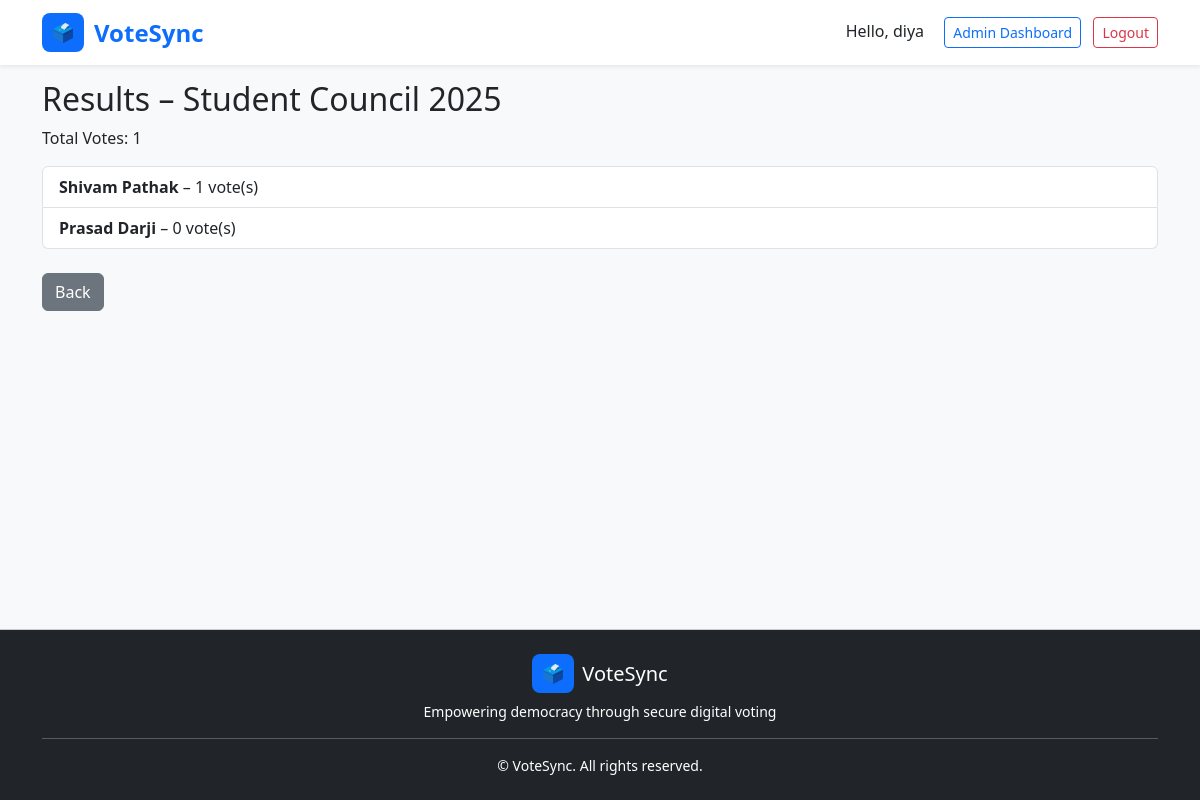
/guest/results/2/ (signed in), run on the app's committed database.
### core/models.py (models this page shows, shortened)
class Election(models.Model):
    name = models.CharField(max_length=255)
    description = models.TextField()
    start_time = models.DateTimeField()
    end_time = models.DateTimeField()
    status = models.BooleanField(default=False)

class Candidate(models.Model):
    election = models.ForeignKey(Election, on_delete=models.CASCADE, related_name='candidates')
    name = models.CharField(max_length=255)

### core/views.py (the view)
# urls.py: path('guest/results/<int:election_id>/', views.auditor_results, name='guest_results'),
@never_cache
def auditor_results(request, election_id):
    election = get_object_or_404(Election, id=election_id)
    candidates = Candidate.objects.filter(election=election).annotate(vote_count=Count('vote'))
    total_votes = sum(c.vote_count for c in candidates)
    return render(request, 'auditor/results.html', {
        'election': election,
        'candidates': candidates,
        'total_votes': total_votes
    })

### core/templates/auditor/results.html
{% extends 'base.html' %} {% block content %}
<h2>Results – {{ election.name }}</h2>
<p>Total Votes: {{ total_votes }}</p>
{% if total_votes == 0 %}
<p class="text-muted">No votes yet.</p>
{% else %}
<ul class="list-group mt-3">
  {% for candidate in candidates %}
  <li class="list-group-item">
    <strong>{{ candidate.name }}</strong> – {{ candidate.vote_count }} vote(s)
  </li>
  {% endfor %}
</ul>
{% endif %}
<a
  href="{% url 'auditor_dashboard' %}"
  class="btn btn-secondary mt-4"
  >Back</a
>
{% endblock %}

### core/templates/base.html (shortened to what this page needs)
<!DOCTYPE html>
<html lang="en">
  <head>
    <link
      href="https://cdn.jsdelivr.net/npm/bootstrap@5.3.0/dist/css/bootstrap.min.css"
      rel="stylesheet"
    />
  </head>
  <body class="bg-light">
    <nav
      class="navbar navbar-expand-lg navbar-light bg-white shadow-sm fixed-top"
    >
      <div class="container">
        <a
          class="navbar-brand d-flex align-items-center"
          href="{% url 'home' %}"
        >
          <div class="navbar-brand-logo">🗳️</div>
          <strong class="text-primary fs-4">VoteSync</strong>
        </a>
        <div class="ms-auto">
          {% if user.is_authenticated %}
          <span class="me-3">Hello, {{ user.username }}</span>
          {% if user.userprofile.role == 'admin' %}
          <a
            href="{% url 'admin_dashboard' %}"
            class="btn btn-outline-primary btn-sm me-2"
            >Admin Dashboard</a
          >
          {% elif user.userprofile.role == 'voter' %}
          <a
            href="{% url 'voter_dashboard' %}"
            class="btn btn-outline-success btn-sm me-2"
            >Voter Dashboard</a
          >
          {% endif %}
          <a
            href="{% url 'logout' %}"
            class="btn btn-outline-danger btn-sm"
            >Logout</a
          >
          {% endif %}
        </div>
      </div>
    </nav>
    <main class="container">{% block content %}{% endblock %}</main>
    <footer class="bg-dark text-white text-center py-4 mt-auto">
      <div class="container">
        <div class="d-flex justify-content-center align-items-center mb-2">
          <div class="navbar-brand-logo bg-primary text-white me-2">🗳️</div>
          <h5 class="mb-0">VoteSync</h5>
        </div>
        <p class="text-white small mb-0">
          Empowering democracy through secure digital voting
        </p>
        <hr class="bg-light my-3" />
        <p class="small text-white mb-0">
          &copy; {{ now|date:"Y" }} VoteSync. All rights reserved.
        </p>
      </div>
    </footer>
  </body>
</html>

### core/templates/base.html (style rules this page uses)
html, body { height: 100%; margin: 0; }
body { display: flex; flex-direction: column; }
main { flex: 1 0 auto; padding-top: 80px; }
footer { flex-shrink: 0; border-top: 1px solid #ccc; }
.navbar-brand-logo { background-color: #0d6efd; padding: 6px 10px; border-radius: 8px; margin-right: 10px; color: white; font-size: 18px; }

### data on the page
Election: name "Student Council 2025"
Candidate: name "Shivam Pathak", vote_count "1"
Candidate: name "Prasad Darji", vote_count "0"

### other printed values
{{ user.username }} "diya"
{{ total_votes }} "1"
